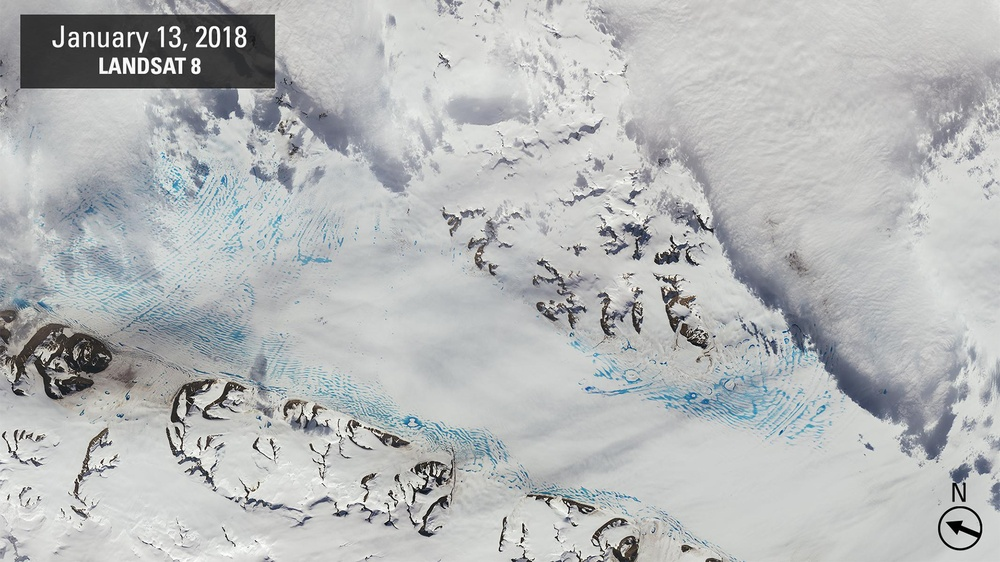
%> input picture 1_SnowPoolsBefore_20180113_md-2048px.jpg, 1000 x 562 px, shrunk from 2048 x 1152 before the run
$ octave ice_melt_detection.m   (GNU Octave 9; MATLAB toolbox functions it lacks are replaced by stand-ins)
%> lines starting %> are read from the running program, lines starting %| are printed output that depends on the picture; in (x1, y1, x2, y2) boxes, pixels count from 0 and x2, y2 are one past the last pixel; in counts of white or black regions, pixels touching at a corner belong together; the program's own positions count from 1
img1 = imread("1_SnowPoolsBefore_20180113_md-2048px.jpg");
%> img1 is the input picture: size 562x1000x3 uint8; mean R, G, B 181.4, 183.9, 184.5
img2 = imread("2_SnowPoolsAfter_20200119_md-2048px.jpg");
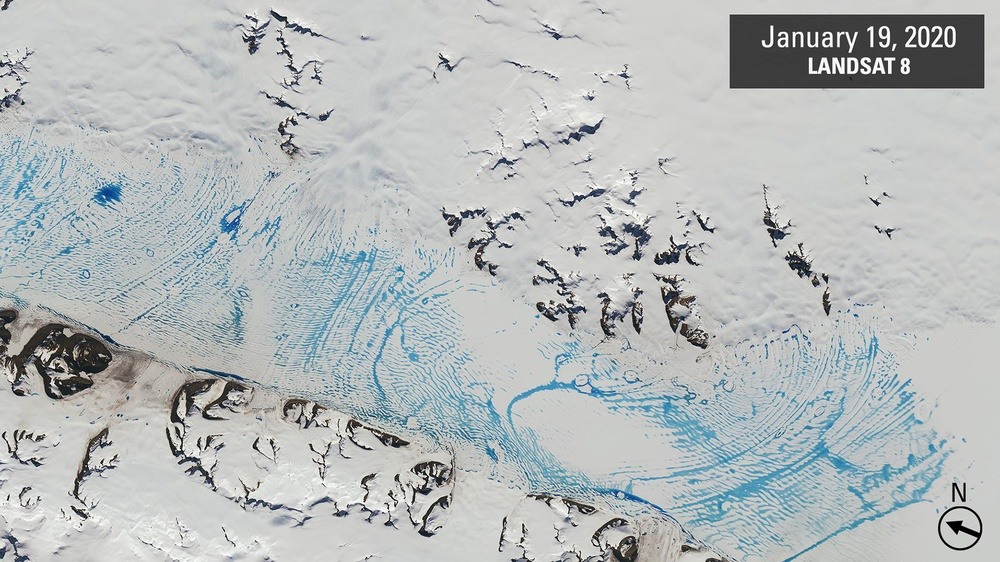
%> input picture 2_SnowPoolsAfter_20200119_md-2048px.jpg, 1000 x 562 px, shrunk from 2048 x 1152 before the run
%> img2 is the input picture: size 562x1000x3 uint8; mean R, G, B 181, 186.3, 186.7
[BW1, maskedImg1] = segmentMeltwater(img1);
%> in segmentMeltwater, `I = rgb2ycbcr(RGB);`: I: size 562x1000x3 uint8; mean of channels 1, 2, 3 173.4, 128.6, 126.8
%> in segmentMeltwater, `sliderBW = (I(:,:,1) >= channel1Min ) & (I(:,:,1) <= channel1Max) & (I..`:
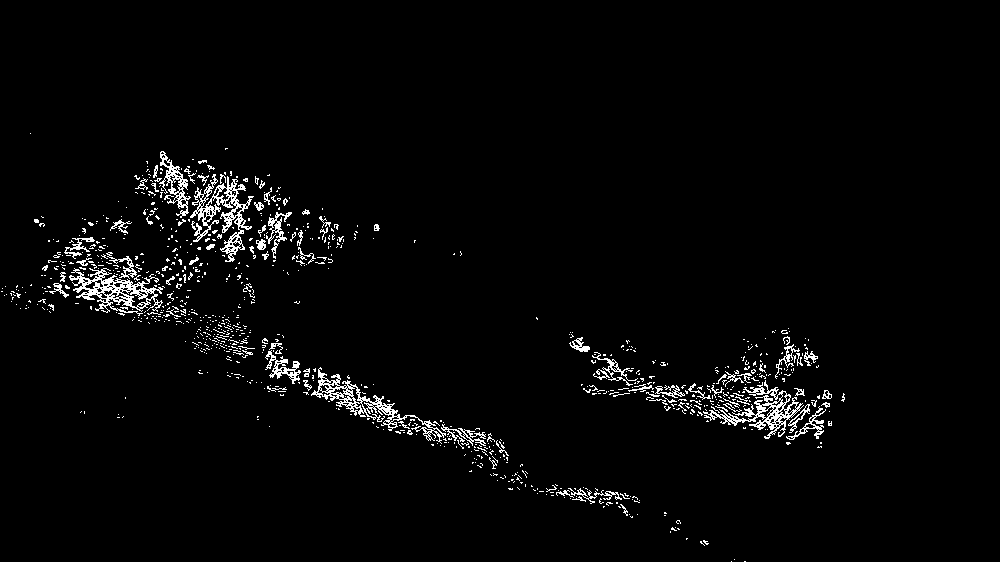
%> sliderBW: size 562x1000 logical; 2.8% white in thin lines or dots, all inside (x1, y1, x2, y2) = (1, 133, 845, 562)
%> in segmentMeltwater, `maskedRGBImage(repmat(~BW,[1 1 3])) = 0;`:
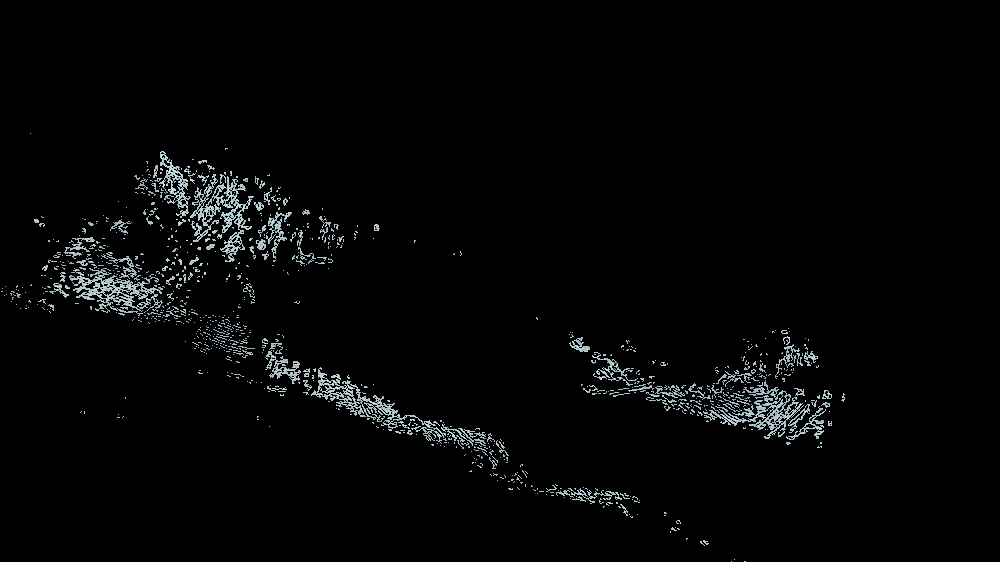
%> maskedRGBImage: size 562x1000x3 uint8; mean R, G, B 4.8, 5.3, 5.5
[BW2, maskedImg2] = segmentMeltwater(img2);
%> in segmentMeltwater (call 2), `I = rgb2ycbcr(RGB);`: I: size 562x1000x3 uint8; mean of channels 1, 2, 3 174.6, 129, 125.6
%> in segmentMeltwater (call 2), `sliderBW = (I(:,:,1) >= channel1Min ) & (I(:,:,1) <= channel1Max) & (I..`:
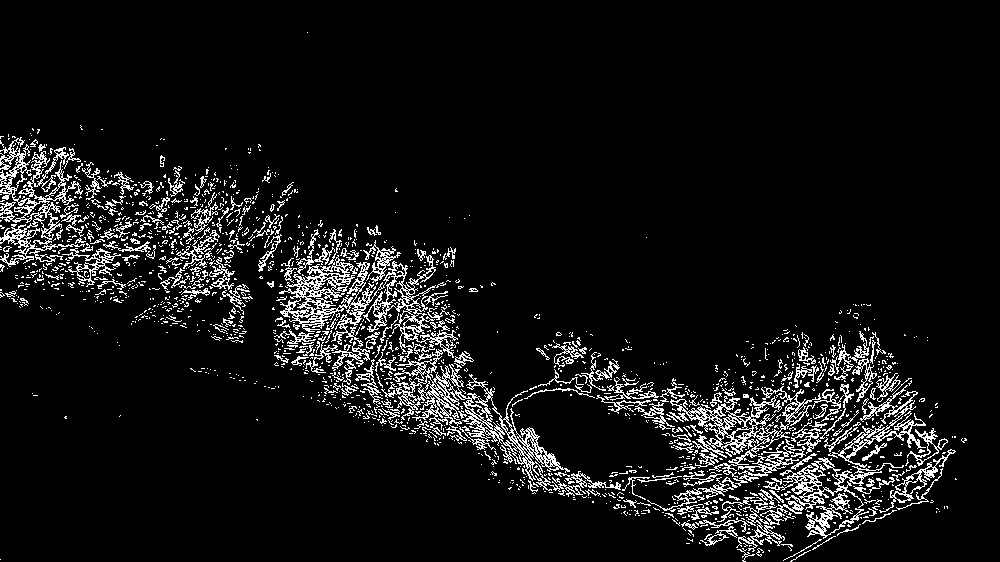
%> sliderBW: size 562x1000 logical; 7.7% white in thin lines or dots
%> in segmentMeltwater (call 2), `maskedRGBImage(repmat(~BW,[1 1 3])) = 0;`:
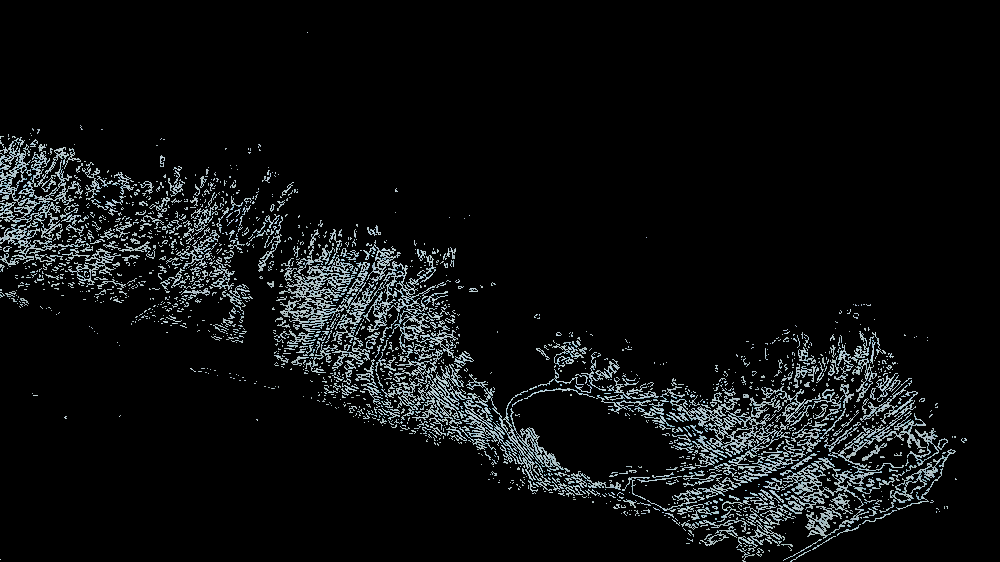
%> maskedRGBImage: size 562x1000x3 uint8; mean R, G, B 13.5, 15.2, 15.7
figure
montage({img1, maskedImg1})
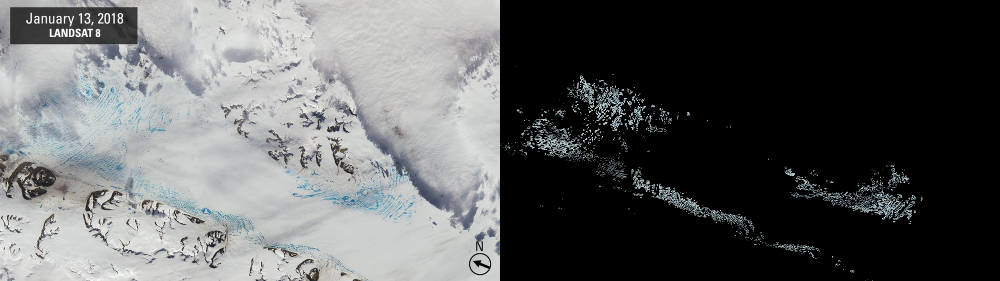
%> displayed picture: size 562x2000x3, on the screen's scale of 0 to 255 (shown at 1/2 size); mean R, G, B 93.1, 94.6, 95
figure
montage({img2, maskedImg2})
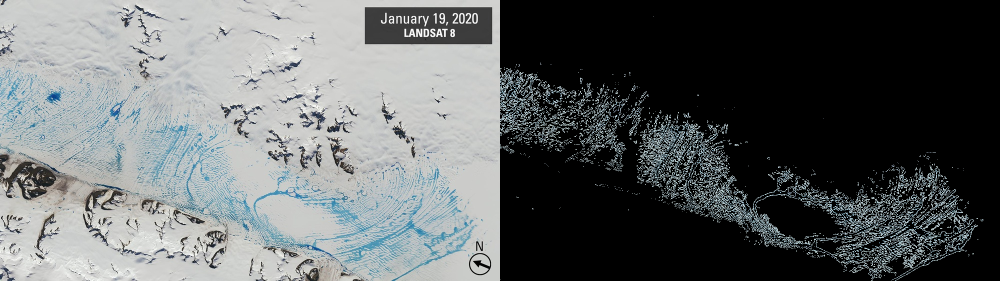
%> displayed picture: size 562x2000x3, on the screen's scale of 0 to 255 (shown at 1/2 size); mean R, G, B 97.2, 100.7, 101.2
function [BW,maskedRGBImage] = segmentMeltwater(RGB)
% Copy the code inside your function here

I = rgb2ycbcr(RGB);

% Define thresholds for channel 1 based on histogram settings
channel1Min = 157.000;
channel1Max = 235.000;

% Define thresholds for channel 2 based on histogram settings
channel2Min = 118.000;
channel2Max = 161.000;

% Define thresholds for channel 3 based on histogram settings
channel3Min = 101.000;
channel3Max = 122.000;

% Create mask based on chosen histogram thresholds
sliderBW = (I(:,:,1) >= channel1Min ) & (I(:,:,1) <= channel1Max) & ...
    (I(:,:,2) >= channel2Min ) & (I(:,:,2) <= channel2Max) & ...
    (I(:,:,3) >= channel3Min ) & (I(:,:,3) <= channel3Max);
BW = sliderBW;

% Initialize output masked image based on input image.
maskedRGBImage = RGB;

% Set background pixels where BW is false to zero.
maskedRGBImage(repmat(~BW,[1 1 3])) = 0;


end
